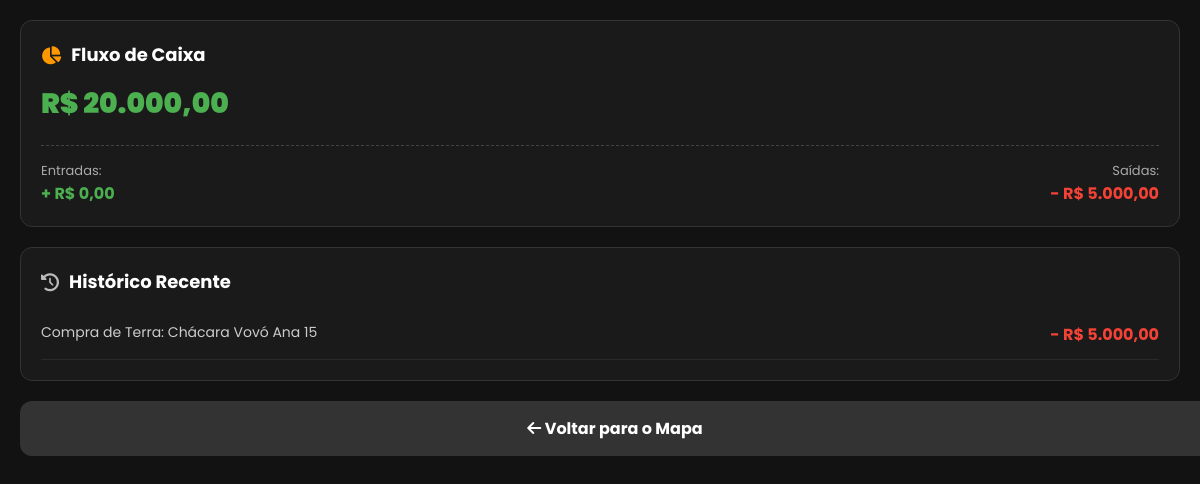
The app's page /financeiro (signed in), older data.
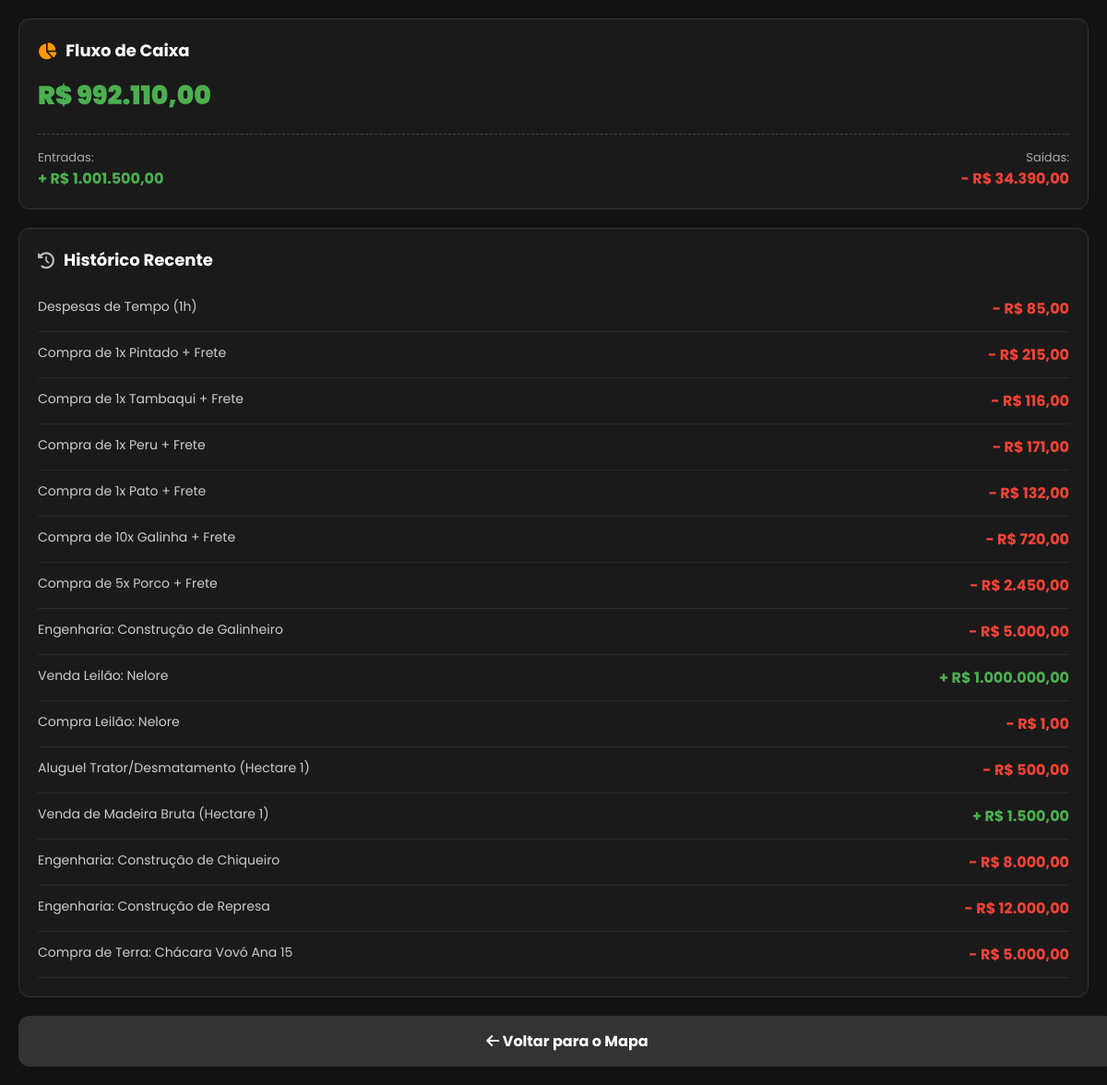
The same page, newer data.
### database.py (models this page shows)
class Jogador(db.Model):
    __tablename__ = 'jogadores'
    id = db.Column(db.Integer, primary_key=True)
    username = db.Column(db.String(50), unique=True, nullable=False)
    email = db.Column(db.String(120), nullable=True)
    senha_hash = db.Column(db.String(128), nullable=False)
    saldo = db.Column(db.Float, default=1000.0)
    nivel = db.Column(db.Integer, default=1)
    hora = db.Column(db.Integer, default=6)
    dia = db.Column(db.Integer, default=1)
    mes = db.Column(db.Integer, default=1)
    ano = db.Column(db.Integer, default=2026)
    is_admin = db.Column(db.Boolean, default=False)
    ultima_acao = db.Column(db.DateTime, default=datetime.utcnow)
    propriedades = db.relationship('Propriedade', backref='dono', lazy=True)

class Transacao(db.Model):
    __tablename__ = 'transacoes'
    id = db.Column(db.Integer, primary_key=True)
    jogador_id = db.Column(db.Integer, db.ForeignKey('jogadores.id'), nullable=False)
    tipo = db.Column(db.String(10), nullable=False)
    valor = db.Column(db.Float, nullable=False)
    descricao = db.Column(db.String(255), nullable=False)
    data = db.Column(db.DateTime, default=datetime.utcnow)
    jogador = db.relationship('Jogador', backref=db.backref('transacoes', lazy=True))

### logica/economia.py (the view)
@economia_bp.route('/financeiro')
def financeiro():
    if 'usuario' not in session:
        return redirect(url_for('login'))
    usuario = Jogador.query.filter_by(username=session['usuario']).first()
    if not usuario:
        return redirect(url_for('login'))
    historico = Transacao.query.filter_by(jogador_id=usuario.id).order_by(Transacao.data.desc()).limit(20).all()
    todas_transacoes = Transacao.query.filter_by(jogador_id=usuario.id).all()
    entradas = sum(t.valor for t in todas_transacoes if t.tipo == 'entrada')
    saidas = sum(t.valor for t in todas_transacoes if t.tipo == 'saida')
    return render_template(
        'financeiro.html',
        user=usuario,
        entradas=entradas,
        saidas=saidas,
        saldo=usuario.saldo,
        historico=historico
    )

### templates/financeiro.html (shortened to what this page needs)
<!DOCTYPE html>
<html lang="pt-BR">
<head>
    <link rel="stylesheet" href="https://cdnjs.cloudflare.com/ajax/libs/font-awesome/6.4.0/css/all.min.css">
</head>
<body>
    <div class="card">
        <div class="card-header"><i class="fas fa-chart-pie" style="color: #ff9800;"></i> Fluxo de Caixa</div>
        <div class="saldo-total">R$ {{ "{:,.2f}".format(saldo).replace(',','v').replace('.',',').replace('v','.') }}</div>
        <div class="fluxo-container">
            <div>
                <div style="color: #aaa; font-size: 13px;">Entradas:</div>
                <div class="entrada-texto">+ R$ {{ "{:,.2f}".format(entradas).replace(',','v').replace('.',',').replace('v','.') }}</div>
            </div>
            <div style="text-align: right;">
                <div style="color: #aaa; font-size: 13px;">Saídas:</div>
                <div class="saida-texto">- R$ {{ "{:,.2f}".format(saidas).replace(',','v').replace('.',',').replace('v','.') }}</div>
            </div>
        </div>
    </div>
    <div class="card">
        <div class="card-header"><i class="fas fa-history" style="color: #bbb;"></i> Histórico Recente</div>
        {% if not historico %}
            <p style="color: #777; font-style: italic; text-align: center; margin: 20px 0;">Nenhuma transação registrada ainda.</p>
        {% else %}
            {% for t in historico %}
                <div class="transacao-item">
                    <span style="color: #ccc;">{{ t.descricao }}</span>
                    {% if t.tipo == 'entrada' %}
                        <b class="entrada-texto">+ R$ {{ "{:,.2f}".format(t.valor).replace(',','v').replace('.',',').replace('v','.') }}</b>
                    {% else %}
                        <b class="saida-texto">- R$ {{ "{:,.2f}".format(t.valor).replace(',','v').replace('.',',').replace('v','.') }}</b>
                    {% endif %}
                </div>
            {% endfor %}
        {% endif %}
    </div>
    <a href="/mapa" class="btn-voltar"><i class="fas fa-arrow-left"></i> Voltar para o Mapa</a>
</body>
</html>

### templates/financeiro.html (style rules this page uses)
body { font-family: 'Poppins', sans-serif; background-color: #121212; color: #fff; margin: 0; padding: 20px; }
.card { background: #1a1a1a; border-radius: 12px; padding: 20px; border: 1px solid #333; margin-bottom: 20px; }
.card-header { font-size: 18px; font-weight: bold; margin-bottom: 15px; display: flex; align-items: center; gap: 10px; }
.saldo-total { font-size: 28px; font-weight: 900; color: #4caf50; margin-bottom: 20px; }
.fluxo-container { display: flex; justify-content: space-between; border-top: 1px dashed #444; padding-top: 15px; }
.entrada-texto { color: #4caf50; font-weight: bold; font-size: 16px; }
.saida-texto { color: #f44336; font-weight: bold; font-size: 16px; }
.transacao-item { display: flex; justify-content: space-between; padding: 12px 0; border-bottom: 1px solid #2a2a2a; font-size: 14px; }
.btn-voltar { display: block; width: 100%; padding: 15px; background: #333; color: #fff; text-align: center; text-decoration: none; border-radius: 12px; font-weight: bold; margin-top: 10px; }

Row changes from the older to the newer data that the page shows:
changed Jogador: saldo "20.000,00" → "992.110,00"
added Transacao: descricao "Despesas de Tempo (1h)", valor "85,00"
added Transacao: descricao "Compra de 1x Pintado + Frete", valor "215,00"
added Transacao: descricao "Compra de 1x Tambaqui + Frete", valor "116,00"
added Transacao: descricao "Compra de 1x Peru + Frete", valor "171,00"
added Transacao: descricao "Compra de 1x Pato + Frete", valor "132,00"
added Transacao: descricao "Compra de 10x Galinha + Frete", valor "720,00"
added Transacao: descricao "Compra de 5x Porco + Frete", valor "2.450,00"
added Transacao: descricao "Engenharia: Construção de Galinheiro", valor "5.000,00"
added Transacao: descricao "Venda Leilão: Nelore", valor "1.000.000,00"
added Transacao: descricao "Compra Leilão: Nelore", valor "1,00"
added Transacao: descricao "Aluguel Trator/Desmatamento (Hectare 1)", valor "500,00"
added Transacao: descricao "Venda de Madeira Bruta (Hectare 1)", valor "1.500,00"
added Transacao: descricao "Engenharia: Construção de Chiqueiro", valor "8.000,00"
added Transacao: descricao "Engenharia: Construção de Represa", valor "12.000,00"
Text that changed along with them:
text no longer shown: "0,00 5.000,00"
text now shown: "1.001.500,00 34.390,00"
